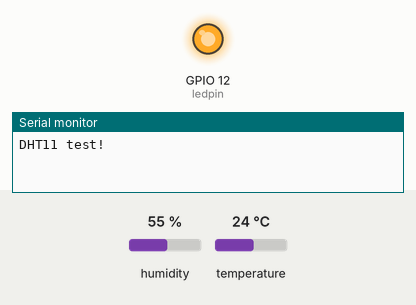
A sketch run on a simulated ESP32. On the bench: output pins drawn as LEDs (lit = HIGH), the last lines printed to the serial monitor. The test bench sets the inputs (shaded band); at power-on: humidity 55 %, temperature 24 °C.

Above: at 2.0 s.
At 4.0 s:
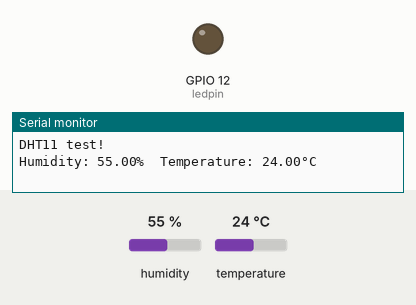
Timing chart, 0 to 6.7 s (numbered marks = the images above):
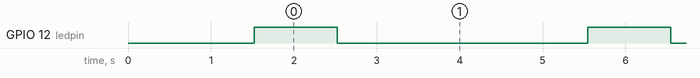

The sketch:

dht11_ide.ino
```cpp
#include <DHT.h>
#include <DHT_U.h>

#define ledpin 12
#define DHTPIN 4
#define DHTTYPE DHT11

DHT dht(DHTPIN, DHTTYPE);

void setup() {

  Serial.begin(9600);
pinMode(ledpin,OUTPUT);
  delay(1500);

  Serial.println("DHT11 test!");
  dht.begin();
  // Defined in thingProperties.h

}
void loop() {

  // Your code here
  float hum = dht.readHumidity();
  float temp = dht.readTemperature();

  if (isnan(hum) || isnan(temp)) {
    Serial.println("Failed to read from DHT sensor!");

  }

  digitalWrite(ledpin,HIGH);
delay(1000);
digitalWrite(ledpin,LOW);
delay(1000);

  Serial.print("Humidity: ");
  Serial.print(hum);
  Serial.print("%  Temperature: ");
  Serial.print(temp);
  Serial.println("°C");
  delay(2000); // Wait a bit between readings


}
```

Measured:
- by itself, GPIO 12 (ledpin): alternates HIGH for 1.0 s and LOW for 3.0 s
